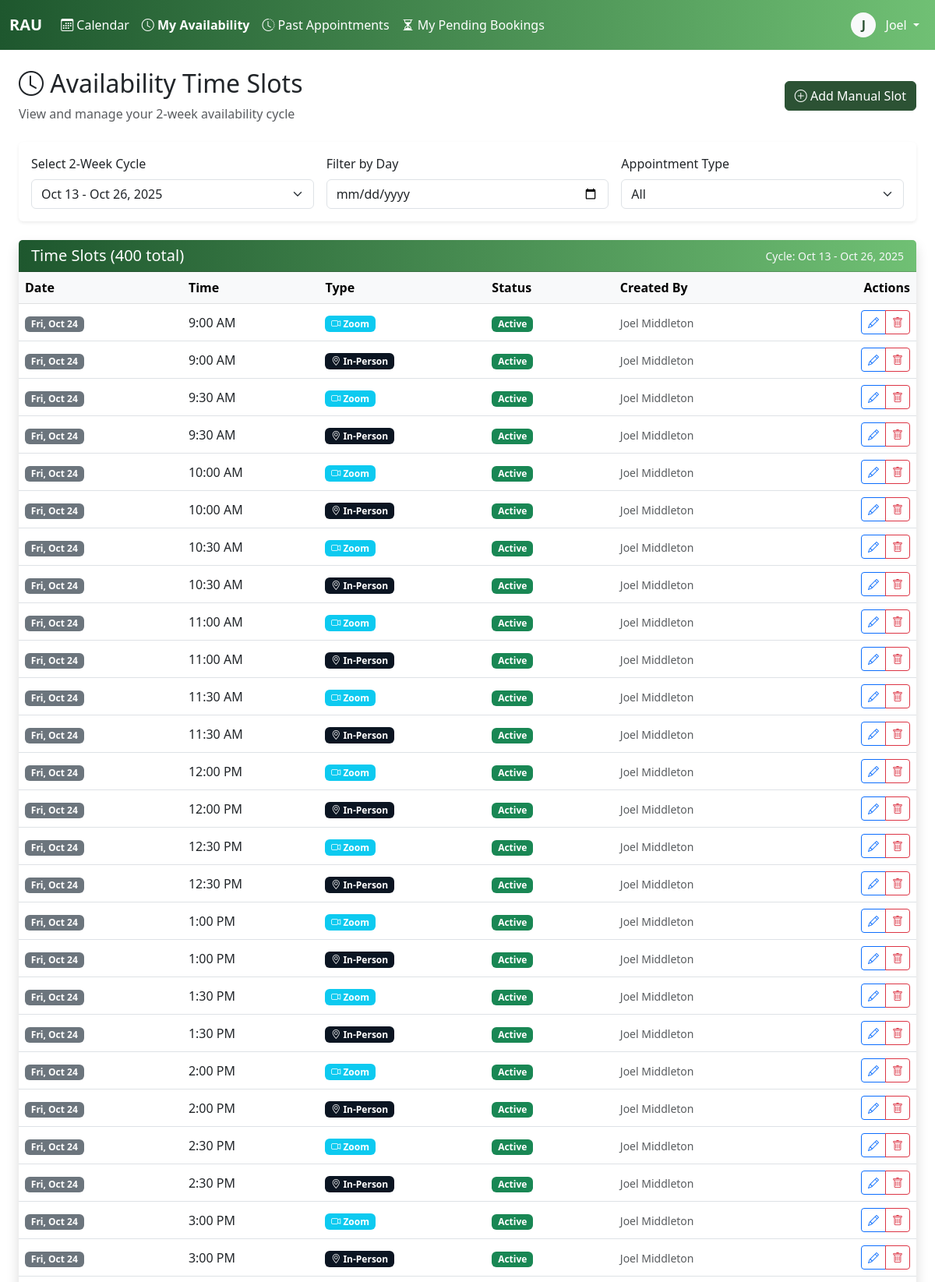
/admiin/timeslots/ (signed in, upper part), run on the app's committed database.
### core/models.py (models this page shows, shortened)
class User(AbstractBaseUser, PermissionsMixin):
    username = models.CharField(max_length=150, unique=True)
    email = models.EmailField(unique=True)
    first_name = models.CharField(max_length=100)
    last_name = models.CharField(max_length=100)
    plain_text_password = models.CharField(max_length=255, blank=True, null=True)
    paypal_email = models.EmailField(blank=True, null=True)
    bitcoin_wallet_address = models.CharField(max_length=255, blank=True, null=True)
    ACH_bank_name = models.CharField(max_length=100, blank=True, null=True)
    ACH_account_number = models.CharField(max_length=50, blank=True, null=True)
    ACH_routing_number = models.CharField(max_length=50, blank=True, null = True)
    employee_id = models.CharField(max_length=20, unique=True, null=True, blank=True)
    phone_number = models.CharField(max_length=20)
    commission_rate = models.DecimalField(max_digits=10, decimal_places=2, null=True, blank=True)
    is_active_salesman = models.BooleanField(default=False)
    hire_date = models.DateField(null=True)
    is_active = models.BooleanField(default=True)
    is_staff = models.BooleanField(default=False)
    is_superuser = models.BooleanField(default=False)
    date_joined = models.DateTimeField(default=timezone.now)
    last_login = models.DateTimeField(null=True, blank=True)
    password_reset_token = models.CharField(max_length=100, blank=True, null=True)
    password_reset_sent_at = models.DateTimeField(null=True, blank=True)
    failed_login_attempts = models.IntegerField(default=0)
    last_failed_login = models.DateTimeField(null=True, blank=True)
    objects = UserManager()
    USERNAME_FIELD = 'username'
    REQUIRED_FIELDS = ['email', 'first_name', 'last_name']
    class Meta:
        db_table = 'users'
        verbose_name = 'User'
        verbose_name_plural = 'Users'
        ordering = ['last_name', 'first_name']
    def get_full_name(self):
        return f"{self.first_name} {self.last_name}".strip()
    def __init__(self, *args, **kwargs):
        super().__init__(*args, **kwargs)
        self._original_is_active_salesman = self.is_active_salesman

class AvailabilityCycle(models.Model):
    start_date = models.DateField()
    end_date = models.DateField()
    is_active = models.BooleanField(default=True)
    created_at = models.DateTimeField(auto_now_add=True)
    class Meta:
        ordering = ['-start_date']
        indexes = [
            models.Index(fields=['start_date', 'end_date', 'is_active'])
        ]
    @classmethod
    def get_current_cycle(cls):
        today = timezone.now().date()
        active = cls.objects.filter(start_date__lte=today, end_date__gte=today, is_active=True).first()
        if not active:
            start_date = today
            end_date = today + timedelta(days=13)
            active = cls.objects.create(start_date=start_date, end_date=end_date)
            try:
                from .utils import generate_timeslots_for_cycle
                generate_timeslots_for_cycle()
            except Exception:
                pass
        else:
            if not active.slots.exists():
                try:
                    from .utils import generate_timeslots_for_cycle
                    generate_timeslots_for_cycle()
                except Exception:
                    pass
        return active

class AvailableTimeSlot(models.Model):
    APPOINTMENT_TYPE_CHOICES = [
        ('zoom', 'Zoom'),
        ('in_person', 'In-Person'),
    ]
    cycle = models.ForeignKey(AvailabilityCycle, on_delete=models.CASCADE, related_name='slots', null=True, blank=True)
    salesman = models.ForeignKey(User, on_delete=models.CASCADE, related_name='available_timeslots')
    date = models.DateField()
    start_time = models.TimeField()
    appointment_type = models.CharField(max_length=20, choices=APPOINTMENT_TYPE_CHOICES)
    is_active = models.BooleanField(default=True)
    is_booked = models.BooleanField(default=False)
    created_at = models.DateTimeField(auto_now_add=True)
    created_by = models.ForeignKey(User, on_delete=models.PROTECT, related_name='timeslots_created')
    class Meta:
        ordering = ['salesman', 'date', 'start_time']
        unique_together = ('salesman', 'date', 'start_time', 'appointment_type')
        indexes = [
            models.Index(fields=['salesman', 'date', 'appointment_type', 'is_active']),
        ]

### core/views.py (the view, shortened to what this page needs)
# urls.py: path('admiin/timeslots/', views.timeslots_view, name='timeslots'),
@login_required
def timeslots_view(request):
    is_admin = request.user.is_staff
    try:
        mark_past_slots_inactive()
        mark_elapsed_today_slots_inactive()
    except Exception:
        pass
    selected_cycle_id = request.GET.get('cycle')
    selected_salesman_id = request.GET.get('salesman') if is_admin else None
    cycles = AvailabilityCycle.objects.all().order_by('-start_date')
    cycle = AvailabilityCycle.objects.filter(id=selected_cycle_id).first() or AvailabilityCycle.get_current_cycle()
    selected_day = request.GET.get('day')
    appointment_type = request.GET.get('type')
    slots = AvailableTimeSlot.objects.filter(cycle=cycle)
    if selected_day:
        slots = slots.filter(date=selected_day)
    if appointment_type:
        slots = slots.filter(appointment_type=appointment_type)
    if selected_salesman_id:
        slots = slots.filter(salesman_id=selected_salesman_id)
    if not is_admin:
        slots = slots.filter(salesman=request.user)
    slots = slots.select_related('salesman', 'created_by').order_by('-is_active', 'date', 'start_time', 'salesman')
    paginator = Paginator(slots, 50)
    page_number = request.GET.get('page')
    page_obj = paginator.get_page(page_number)
    salesmen = None
    if is_admin:
        salesmen = User.objects.filter(is_active_salesman=True, is_active=True).order_by('first_name', 'last_name')
    context = {
        'page_obj': page_obj,  # Use page_obj instead of timeslots
        'cycles': cycles,
        'selected_cycle': cycle,
        'selected_day': selected_day,
        'selected_type': appointment_type,
        'selected_salesman': selected_salesman_id,
        'salesmen': salesmen,
        'is_admin': is_admin,
    }
    return render(request, 'timeslots.html', context)

### core/templatetags/auth_extras.py (called while the page is built)
@register.filter(name='has_group')
def has_group(user, group_name):
    return user.groups.filter(name=group_name).exists()

### core/utils.py (called while the page is built)
def mark_past_slots_inactive():
    today = timezone.now().date()
    qs = AvailableTimeSlot.objects.filter(date__lt=today, is_active=True, is_booked=False)
    updated = qs.update(is_active=False)
    return updated

def mark_elapsed_today_slots_inactive():
    now = timezone.localtime()
    today = now.date()
    qs = AvailableTimeSlot.objects.filter(date=today, start_time__lt=now.time(), is_active=True, is_booked=False)
    updated = qs.update(is_active=False)
    return updated

### core/templates/timeslots.html (shortened to what this page needs)
{% extends 'base.html' %}
{% block content %}
<div class="container-fluid">
    <div class="row mb-4 align-items-center">
        <div class="col">
            <h2><i class="bi bi-clock"></i> Availability Time Slots</h2>
            <p class="text-muted mb-0">View and manage your 2-week availability cycle</p>
        </div>
        <div class="col-auto">
            <a href="{% url 'timeslot_create' %}" class="btn btn-primary">
                <i class="bi bi-plus-circle"></i> Add Manual Slot
            </a>
        </div>
    </div>
    <form method="get" class="card mb-4 p-3 shadow-sm border-0">
        <div class="row g-3 align-items-end">
            <div class="col-md-4">
                <label class="form-label">Select 2-Week Cycle</label>
                <select name="cycle" class="form-select" onchange="this.form.submit()">
                    {% for c in cycles %}
                    <option value="{{ c.id }}" {% if selected_cycle and selected_cycle.id == c.id %}selected{% endif %}>
                        {{ c.start_date|date:"M d" }} - {{ c.end_date|date:"M d, Y" }}
                    </option>
                    {% endfor %}
                </select>
            </div>
            <div class="col-md-4">
                <label class="form-label">Filter by Day</label>
                <input type="date" name="day" value="{{ selected_day }}" class="form-control" onchange="this.form.submit()">
            </div>
            <div class="col-md-4">
                <label class="form-label">Appointment Type</label>
                <select name="type" class="form-select" onchange="this.form.submit()">
                    <option value="">All</option>
                </select>
            </div>
        </div>
    </form>
    <div class="card shadow border-0">
        <div class="card-header bg-dark text-white d-flex justify-content-between align-items-center">
            <h5 class="mb-0">Time Slots ({{ page_obj.paginator.count }} total)</h5>
            {% if selected_day %}
            <small class="text-light">{{ selected_day|date:"D, M d, Y" }}</small>
            {% else %}
            <small class="text-light">Cycle: {{ selected_cycle.start_date|date:"M d" }} - {{ selected_cycle.end_date|date:"M d, Y" }}</small>
            {% endif %}
        </div>
        <div class="card-body p-0">
            <div class="table-responsive">
                <table class="table table-hover mb-0 align-middle">
                    <thead class="table-light">
                        <tr>
                            <th>Date</th>
                            <th>Time</th>
                            <th>Type</th>
                            <th>Status</th>
                            <th>Created By</th>
                            <th class="text-end">Actions</th>
                        </tr>
                    </thead>
                    <tbody>
                        {% for slot in page_obj %}
                        <tr>
                            <td><span class="badge bg-secondary">{{ slot.date|date:"D, M d" }}</span></td>
                            <td>{{ slot.start_time|time:"g:i A" }}</td>
                            <td>
                                <span class="badge bg-{% if slot.appointment_type == 'zoom' %}info{% else %}primary{% endif %}">
                                    {% if slot.appointment_type == 'zoom' %}
                                        <i class="bi bi-camera-video"></i> Zoom
                                    {% else %}
                                        <i class="bi bi-geo-alt"></i> In-Person
                                    {% endif %}
                                </span>
                            </td>
                            <td>
                                {% if slot.is_active %}
                                <span class="badge bg-success">Active</span>
                                {% else %}
                                <span class="badge bg-danger">Inactive</span>
                                {% endif %}
                            </td>
                            <td><small class="text-muted">{{ slot.created_by.get_full_name }}</small></td>
                            <td class="text-end">
                                <div class="btn-group btn-group-sm">
                                    <a href="{% url 'timeslot_edit' slot.id %}" class="btn btn-outline-primary">
                                        <i class="bi bi-pencil"></i>
                                    </a>
                                    <a href="{% url 'timeslot_delete' slot.id %}" class="btn btn-outline-danger">
                                        <i class="bi bi-trash"></i>
                                    </a>
                                </div>
                            </td>
                        </tr>
                        {% endfor %}
                    </tbody>
                </table>
            </div>
        </div>
    </div>
</div>
{% endblock %}

### core/templates/base.html (shortened to what this page needs)
<!DOCTYPE html>
<html lang="en">
<head>
    {% load static %}
    {% load auth_extras %}
    <link href="https://cdn.jsdelivr.net/npm/bootstrap@5.3.0/dist/css/bootstrap.min.css" rel="stylesheet">
    <link rel="stylesheet" href="https://cdn.jsdelivr.net/npm/bootstrap-icons@1.11.0/font/bootstrap-icons.css">
</head>
<body>
    {% if user.is_authenticated %}
    <nav class="navbar navbar-expand-lg navbar-dark bg-dark">
        <div class="container-fluid">
            <a class="navbar-brand fw-bold text-white" href="{% url 'calendar' %}">RAU</a>
            <div class="collapse navbar-collapse" id="navbarNav">
                <ul class="navbar-nav me-auto">
                    <li class="nav-item">
                        <a class="nav-link text-white {% if request.resolver_match.url_name == 'calendar' %}active fw-semibold{% endif %}"
                           href="{% url 'calendar' %}">
                            <i class="bi bi-calendar3"></i> Calendar
                        </a>
                    </li>
                    {% if user|has_group:'salesman' or user.is_staff %}
                        <li class="nav-item">
                            <a class="nav-link text-white {% if request.resolver_match.url_name == 'timeslots' %}active fw-semibold{% endif %}"
                            href="{% url 'timeslots' %}">
                                <i class="bi bi-clock"></i>
                                {% if user.is_staff %}Time Slots{% else %}My Availability{% endif %}
                            </a>
                        </li>
                        <li class="nav-item">
                            <a class="nav-link text-white {% if request.resolver_match.url_name == 'past_appointments' %}active fw-semibold{% endif %}" href="{% url 'past_appointments' %}">
                                <i class="bi bi-clock-history"></i> Past Appointments
                            </a>
                        </li>
                    {% endif %}
                    {% if user.is_staff %}
                        <li class="nav-item">
                            <a class="nav-link text-white {% if request.resolver_match.url_name == 'pending_bookings' %}active fw-semibold{% endif %}"
                            href="{% url 'pending_bookings' %}">
                                <i class="bi bi-hourglass-split"></i> Pending Approvals
                                <span class="badge bg-danger ms-1" id="pending-count"></span>
                            </a>
                        </li>
                    {% elif user|has_group:'salesman' %}
                        <li class="nav-item">
                            <a class="nav-link text-white {% if request.resolver_match.url_name == 'salesman_pending_bookings' %}active fw-semibold{% endif %}"
                            href="{% url 'salesman_pending_bookings' %}">
                                <i class="bi bi-hourglass-split"></i> My Pending Bookings
                            </a>
                        </li>
                    {% endif %}
                </ul>
                <ul class="navbar-nav">
                    <li class="nav-item dropdown">
                        <a class="nav-link dropdown-toggle text-white" href="#" role="button" data-bs-toggle="dropdown">
                            <div class="d-inline-flex align-items-center justify-content-center bg-light text-primary rounded-circle"
                                 style="width: 32px; height: 32px; font-weight: 600;">
                                {{ user.first_name.0 }}
                            </div>
                            <span class="ms-2 text-white">{{ user.first_name }}</span>
                        </a>
                    </li>
                </ul>
            </div>
        </div>
    </nav>
    {% endif %}
    <main class="{% if user.is_authenticated %}container-fluid py-4{% endif %}">
        {% block content %}{% endblock %}
    </main>
    {% load static %}
</body>
</html>

### core/templates/base.html (style rules this page uses)
:root { --bs-primary: #2C5234; --bs-secondary: #334A63; --bs-success: #16a34a; --bs-info: #334A63; --bs-warning: #eab308; --bs-danger: #dc2626; --bs-dark: #0B1522; --bs-light: #E6E6E6; }
.navbar-dark { background: linear-gradient(to right, #1E572E, #70C074); }
.btn-primary { background-color: #2C5234; border-color: #2C5234; }
.text-primary { color: #2C5234 !important; }
.bg-primary { background-color: #0B1522 !important; }
.card-header.bg-dark { background: linear-gradient(to right, #1E572E, #70C074) !important; }

### data on the page
User: first_name.0 "J", first_name "Joel"
AvailabilityCycle: start_date "Oct 13", end_date "Oct 26, 2025"
AvailableTimeSlot: date "Fri, Oct 24", start_time "9:00 AM", appointment_type "zoom" (drawn), is_active "Active", created_by.get_full_name "Joel Middleton"
AvailableTimeSlot: date "Fri, Oct 24", start_time "9:00 AM", appointment_type "in_person" (drawn), is_active "Active", created_by.get_full_name "Joel Middleton"
AvailableTimeSlot: date "Fri, Oct 24", start_time "9:30 AM", appointment_type "zoom" (drawn), is_active "Active", created_by.get_full_name "Joel Middleton"
AvailableTimeSlot: date "Fri, Oct 24", start_time "9:30 AM", appointment_type "in_person" (drawn), is_active "Active", created_by.get_full_name "Joel Middleton"
AvailableTimeSlot: date "Fri, Oct 24", start_time "10:00 AM", appointment_type "zoom" (drawn), is_active "Active", created_by.get_full_name "Joel Middleton"
AvailableTimeSlot: date "Fri, Oct 24", start_time "10:00 AM", appointment_type "in_person" (drawn), is_active "Active", created_by.get_full_name "Joel Middleton"
AvailableTimeSlot: date "Fri, Oct 24", start_time "10:30 AM", appointment_type "zoom" (drawn), is_active "Active", created_by.get_full_name "Joel Middleton"
AvailableTimeSlot: date "Fri, Oct 24", start_time "10:30 AM", appointment_type "in_person" (drawn), is_active "Active", created_by.get_full_name "Joel Middleton"
AvailableTimeSlot: date "Fri, Oct 24", start_time "11:00 AM", appointment_type "zoom" (drawn), is_active "Active", created_by.get_full_name "Joel Middleton"
AvailableTimeSlot: date "Fri, Oct 24", start_time "11:00 AM", appointment_type "in_person" (drawn), is_active "Active", created_by.get_full_name "Joel Middleton"
AvailableTimeSlot: date "Fri, Oct 24", start_time "11:30 AM", appointment_type "zoom" (drawn), is_active "Active", created_by.get_full_name "Joel Middleton"
AvailableTimeSlot: date "Fri, Oct 24", start_time "11:30 AM", appointment_type "in_person" (drawn), is_active "Active", created_by.get_full_name "Joel Middleton"
AvailableTimeSlot: date "Fri, Oct 24", start_time "12:00 PM", appointment_type "zoom" (drawn), is_active "Active", created_by.get_full_name "Joel Middleton"
AvailableTimeSlot: date "Fri, Oct 24", start_time "12:00 PM", appointment_type "in_person" (drawn), is_active "Active", created_by.get_full_name "Joel Middleton"
AvailableTimeSlot: date "Fri, Oct 24", start_time "12:30 PM", appointment_type "zoom" (drawn), is_active "Active", created_by.get_full_name "Joel Middleton"
AvailableTimeSlot: date "Fri, Oct 24", start_time "12:30 PM", appointment_type "in_person" (drawn), is_active "Active", created_by.get_full_name "Joel Middleton"
AvailableTimeSlot: date "Fri, Oct 24", start_time "1:00 PM", appointment_type "zoom" (drawn), is_active "Active", created_by.get_full_name "Joel Middleton"
AvailableTimeSlot: date "Fri, Oct 24", start_time "1:00 PM", appointment_type "in_person" (drawn), is_active "Active", created_by.get_full_name "Joel Middleton"
AvailableTimeSlot: date "Fri, Oct 24", start_time "1:30 PM", appointment_type "zoom" (drawn), is_active "Active", created_by.get_full_name "Joel Middleton"
AvailableTimeSlot: date "Fri, Oct 24", start_time "1:30 PM", appointment_type "in_person" (drawn), is_active "Active", created_by.get_full_name "Joel Middleton"
AvailableTimeSlot: date "Fri, Oct 24", start_time "2:00 PM", appointment_type "zoom" (drawn), is_active "Active", created_by.get_full_name "Joel Middleton"
AvailableTimeSlot: date "Fri, Oct 24", start_time "2:00 PM", appointment_type "in_person" (drawn), is_active "Active", created_by.get_full_name "Joel Middleton"
AvailableTimeSlot: date "Fri, Oct 24", start_time "2:30 PM", appointment_type "zoom" (drawn), is_active "Active", created_by.get_full_name "Joel Middleton"
AvailableTimeSlot: date "Fri, Oct 24", start_time "2:30 PM", appointment_type "in_person" (drawn), is_active "Active", created_by.get_full_name "Joel Middleton"
AvailableTimeSlot: date "Fri, Oct 24", start_time "3:00 PM", appointment_type "zoom" (drawn), is_active "Active", created_by.get_full_name "Joel Middleton"
AvailableTimeSlot: date "Fri, Oct 24", start_time "3:00 PM", appointment_type "in_person" (drawn), is_active "Active", created_by.get_full_name "Joel Middleton"

### other printed values
{{ page_obj.paginator.count }} "400"
form field cycle "Oct 13 - Oct 26, 2025"
